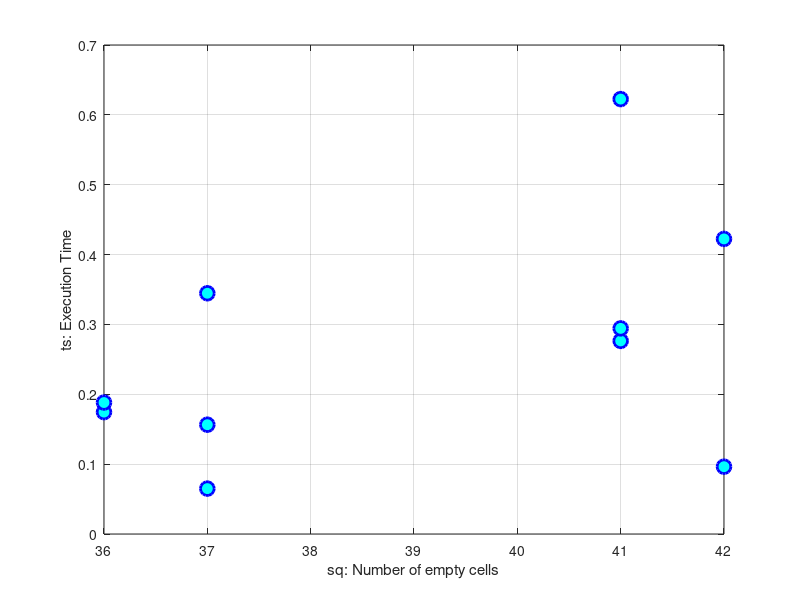

MATLAB code to generate this figure:
time=[0.064986 0.096363 0.174481 0.622588 0.156479 0.188194 0.276405 0.422429 0.294328 0.344616]
sq=[37 42 36 41 37 36 41 42 41 37]
steps=[4 4 2 9 3 3 5 4 4 3]
plot(sq, time, 'o','LineWidth',2,...
                'MarkerEdgeColor','b',...
                'MarkerFaceColor','c',...
                'MarkerSize',10)
xlabel('sq: Number of empty cells')
ylabel('ts: Execution Time')
grid on
